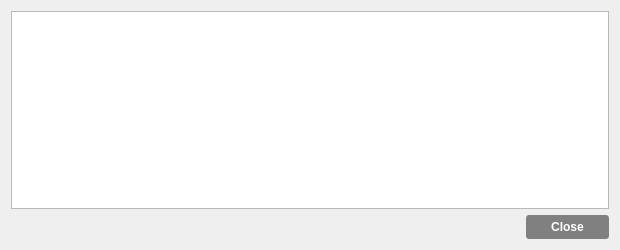
<?xml version="1.0" encoding="UTF-8"?>
<ui version="4.0">
 <class>TransactionDescDialog</class>
 <widget class="QDialog" name="TransactionDescDialog">
  <property name="geometry">
   <rect>
    <x>0</x>
    <y>0</y>
    <width>620</width>
    <height>250</height>
   </rect>
  </property>
  <property name="windowTitle">
   <string notr="true">Transaction details</string>
  </property>
  <property name="styleSheet">
   <string notr="true">QDialog#TransactionDescDialog {
border-image: url(':/images/ltbcbg') 0 0 0 0 stretch stretch;
}

QMessageBox {
border-image: url(':/images/adcendbtc') 0 0 0 0 stretch stretch;
}

QMessageBox QLabel {
color: rgb(255, 255, 255);
}

QPushButton { /* Global Button Style */
background-color:qlineargradient(spread:pad, cx:0.5, cy:0.5, radius:0.5, fx:0.5, fy:0.5, stop:0.494318 rgba(0, 0, 0, 118));
border:0;
border-radius:3px;
color:#ffffff;
font-size:12px;
font-weight:bold;
padding-left:25px;
padding-right:25px;
padding-top:5px;
padding-bottom:5px;
}

QPushButton:hover {
background-color:qlineargradient(spread:pad, cx:0.5, cy:0.5, radius:0.5, fx:0.5, fy:0.5, stop:0.494318 rgba(0, 0, 0, 171));
}

QPushButton:focus {
border:none;
outline:none;
}

QPushButton:pressed {
border:1px solid #FFFFFF;
}

QComboBox { /* Dropdown Menus */
border:1px solid #000000;
padding: 3px 5px 3px 5px;
background:#fcfcfc;
min-height:25px;
color:#818181;
}</string>
  </property>
  <layout class="QVBoxLayout" name="verticalLayout">
   <item>
    <widget class="QTextEdit" name="detailText">
     <property name="toolTip">
      <string>This pane shows a detailed description of the transaction</string>
     </property>
     <property name="readOnly">
      <bool>true</bool>
     </property>
    </widget>
   </item>
   <item>
    <widget class="QDialogButtonBox" name="buttonBox">
     <property name="orientation">
      <enum>Qt::Horizontal</enum>
     </property>
     <property name="standardButtons">
      <set>QDialogButtonBox::Close</set>
     </property>
    </widget>
   </item>
  </layout>
 </widget>
 <resources/>
 <connections>
  <connection>
   <sender>buttonBox</sender>
   <signal>accepted()</signal>
   <receiver>TransactionDescDialog</receiver>
   <slot>accept()</slot>
   <hints>
    <hint type="sourcelabel">
     <x>20</x>
     <y>20</y>
    </hint>
    <hint type="destinationlabel">
     <x>20</x>
     <y>20</y>
    </hint>
   </hints>
  </connection>
  <connection>
   <sender>buttonBox</sender>
   <signal>rejected()</signal>
   <receiver>TransactionDescDialog</receiver>
   <slot>reject()</slot>
   <hints>
    <hint type="sourcelabel">
     <x>20</x>
     <y>20</y>
    </hint>
    <hint type="destinationlabel">
     <x>20</x>
     <y>20</y>
    </hint>
   </hints>
  </connection>
 </connections>
</ui>
